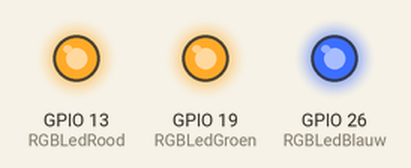
The program below on a simulated Raspberry Pi (BCM pin numbers). On the bench: output pins drawn as LEDs (lit = HIGH). Random numbers come from a fixed seed.

Above: at 0.5 s.
At 3.5 s:
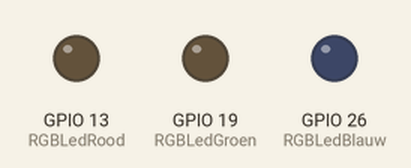
Timing chart, 0 to 4.6 s (numbered marks = the images above):
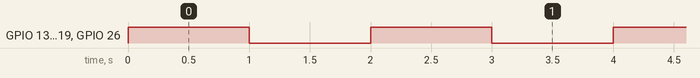

Measured:
- by itself, GPIO 13 (RGBLedRood), GPIO 19 (RGBLedGroen), GPIO 26 (RGBLedBlauw): alternates HIGH for 1.0 s and LOW for 1.0 s

The program:

Random_RGB.py
```python
from time import sleep
from gpiozero import LED
import random
RGBLedRood = LED(13)
RGBLedGroen = LED(19)
RGBLedBlauw = LED(26)

while True:
    rood = random.randint(0, 1)
    groen = random.randint(0, 1)
    blauw = random.randint(0, 1)

    RGBLedRood.on()
    RGBLedGroen.on()
    RGBLedBlauw.on()

    sleep(1)
    RGBLedRood.off()
    RGBLedGroen.off()
    RGBLedBlauw.off()

    sleep(1)
```
